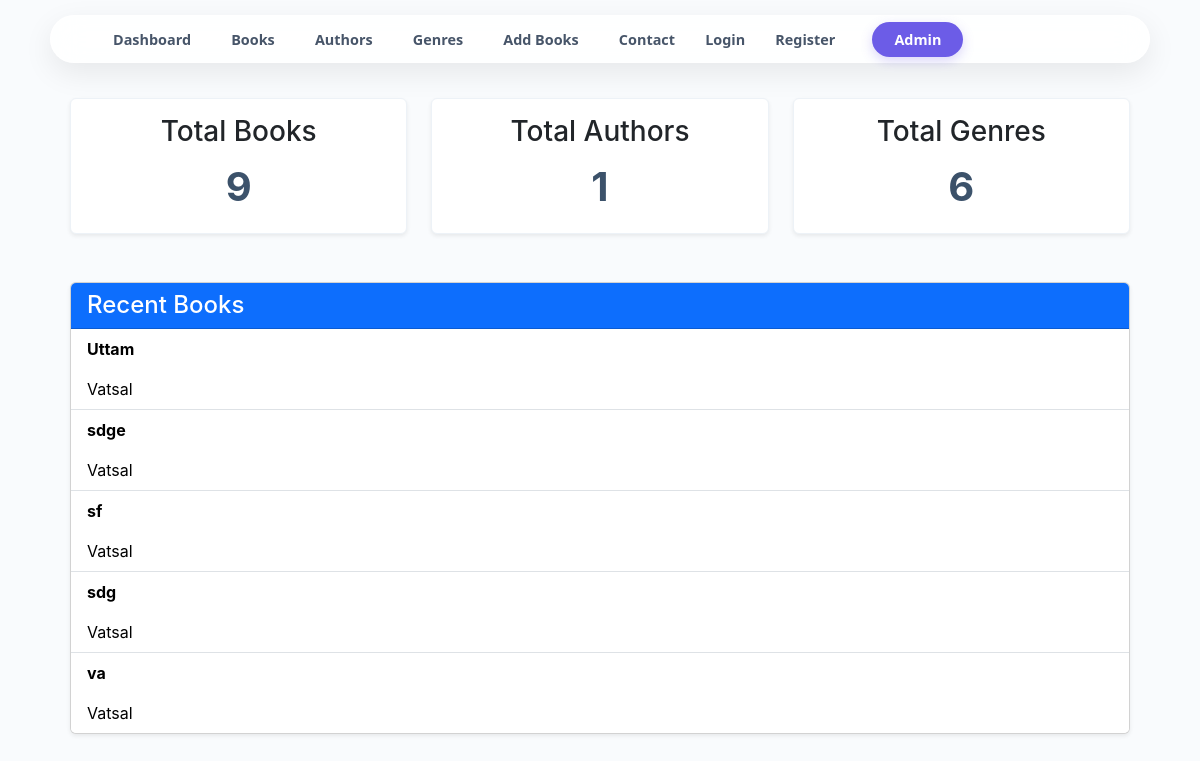
/dashboard/, run on the app's committed database.
### book/models.py (models this page shows, shortened)
class Book(models.Model):
    title = models.CharField(max_length=100)
    description = models.TextField(blank=True)
    author = models.ForeignKey(Author, on_delete=models.CASCADE, related_name='books')
    genres = models.ManyToManyField(Genre, related_name='books')
    pages = models.IntegerField(validators=[MinValueValidator(1)])
    published_date = models.DateField()
    created_date = models.DateTimeField(auto_now_add=True)
    updated_at = models.DateTimeField(auto_now=True)
    isbn = models.CharField(
        max_length=13,
        unique=True,
        help_text='Enter 13 digit ISBN',
        validators=[
            RegexValidator(r'^\d{13}$', message='ISBN must be exactly 13 digits')
        ]
    )
    cover_image = models.ImageField(upload_to='book_covers/', null=True, blank=True)
    class Meta:
        ordering = ['title', '-created_date']
        indexes = [
            models.Index(fields=['title']),
            models.Index(fields=['published_date']),
            models.Index(fields=['isbn']),
        ]

### author/models.py (models this page shows)
class Author(models.Model):
    name = models.CharField(max_length=250)
    birth_date = models.DateField(blank=True, null=True)
    profile = models.OneToOneField(Profile, on_delete=models.SET_NULL, null=True, blank=True, related_name='author')
    created_at = models.DateTimeField(auto_now_add=True)
    class Meta:
        ordering = ['name']
    def __str__(self):
        return self.name

### book/views.py (the view)
# urls.py: path('dashboard/', views.index, name='dashboard'),
def index(req):
    try:
        books = Book.objects.select_related('author').prefetch_related('genres').all()
        authors = Author.objects.all()
        genres = Genre.objects.all()
        total_books = books.count()
        total_authors = authors.count()
        total_genres = genres.count()
        recent_books = Book.objects.select_related('author').all().order_by('-created_date')[:5]
        context = {
            'books': books,
            'total_books': total_books,
            'authors': authors,
            'total_authors': total_authors,
            'total_genres': total_genres,
            'recent_books': recent_books
        }
        return render(req, 'book/index.html', context)
    except Exception as e:
        raise Http404(f"Error: {e}")

### book/templates/book/index.html (shortened to what this page needs)
{% extends "base.html" %}
{% load static %}
{% block css %}
    <link rel="stylesheet" href="{% static 'book/css/index.css' %}">
{% endblock css %}
{% block content %}
<div class="container book-manager-wrapper">
    <div class="row text-center mb-5">
        <div class="col-md-4">
            <div class="stats-card p-3 shadow-sm bg-white rounded">
                <h3>Total Books</h3>
                <div class="count">{{ total_books }}</div>
            </div>
        </div>
        <div class="col-md-4">
            <div class="stats-card p-3 shadow-sm bg-white rounded">
                <h3>Total Authors</h3>
                <div class="count">{{ total_authors }}</div>
            </div>
        </div>
        <div class="col-md-4">
            <div class="stats-card p-3 shadow-sm bg-white rounded">
                <h3>Total Genres</h3>
                <div class="count">{{ total_genres }}</div>
            </div>
        </div>
    </div>
    <div class="row">
        <div class="col-12">
            <div class="card shadow-sm">
                <div class="card-header bg-primary text-white">
                    <h4 class="mb-0">Recent Books</h4>
                </div>
                <ul class="list-group list-group-flush">
                    {% for book in recent_books %}
                        <li class="list-group-item d-flex justify-content-between align-items-center">
                            <div>
                                <div class="fw-bold"><p><a href="{% url 'book_details' book.id %}">{{book.title}}</a></p></div>
                                <span class="text-muted"><a href="{% url 'author_details' book.author.id %}">{{book.author}}</a></span>
                            </div>
                        </li>
                    {% endfor %}
                </ul>
            </div>
        </div>
    </div>
</div>
{% endblock %}

### book/static/book/css/index.css (style rules this page uses)
body { background-color: #f9fbfd; margin: 0; padding: 0; }
.book-manager-wrapper { font-family: "-apple-system", BlinkMacSystemFont, "Segoe UI", Roboto, sans-serif; max-width: 1100px; margin: 0 auto; padding: 20px; }
.stats-card, .book-item { background: white; border: 1px solid #edf2f7; border-radius: 16px; padding: 24px; box-shadow: 0 4px 6px -1px rgba(0, 0, 0, 0.05); transition: all 0.3s cubic-bezier(0.4, 0, 0.2, 1); }
.stats-card .count { font-size: 2.2rem; background: linear-gradient(90deg, #2c3e50, #4b6584); -webkit-background-clip: text; -webkit-text-fill-color: transparent; }

### book/templates/book/index.html (style rules this page uses)
a { text-decoration: none; color: black; }
.stats-card .count { font-size: 2.5rem; font-weight: bold; color: #007bff; }
.mb-5 { margin-bottom: 3rem !important; }

### data on the page
Book: title "Uttam", author "Vatsal"
Book: title "sdge", author "Vatsal"
Book: title "sf", author "Vatsal"
Book: title "sdg", author "Vatsal"
Book: title "va", author "Vatsal"

### other printed values
{{ total_books }} "9"
{{ total_authors }} "1"
{{ total_genres }} "6"
